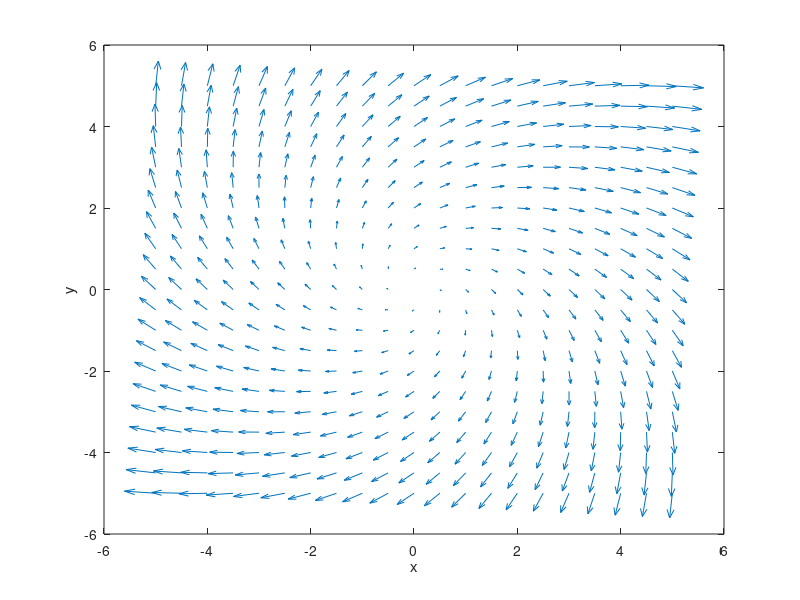

This figure's MATLAB source:
% Created by: Anthony Le
% Last updated: 04-15-2018

% ME 533 - Homework 1
%% Problem 2
clear;
close all;

[x, y] = meshgrid(-5:0.5:5, -5:0.5:5);
xdot = y + x .* (x^2 + y^2 - 1) .* sin(1 ./ (x^2 + y^2 - 1));
ydot = -x + y .* (x^2 + y^2 - 1) .* sin(1 ./ (x^2 + y^2 - 1));

figure(1);
quiver(x, y, xdot, ydot);
xlabel('x');
ylabel('y');